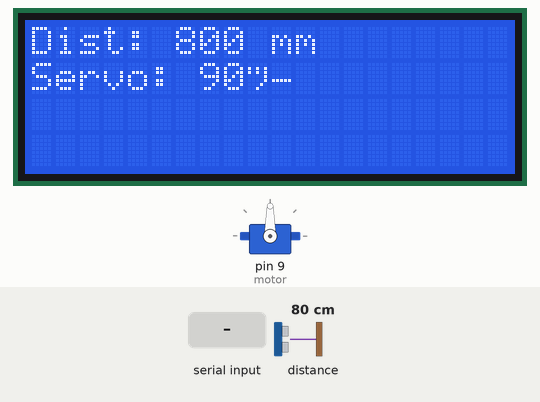
Recording of a sketch running on a simulated Arduino Uno, built with avr-gcc and run on an emulated ATmega328P. Parts: 20×4 character LCD, servo. The inputs (shaded band) are chosen by the test bench; at power-on: distance to the obstacle 80 cm. What the sketch prints to the serial monitor is not drawn.

Above: at 1.2 s.
1.3 s: "30,150\n" received over Serial
At 2.5 s:
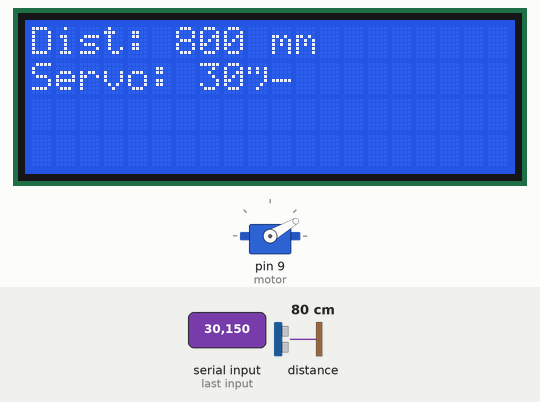
2.8 s: "5\n" received over Serial
At 3.3 s:
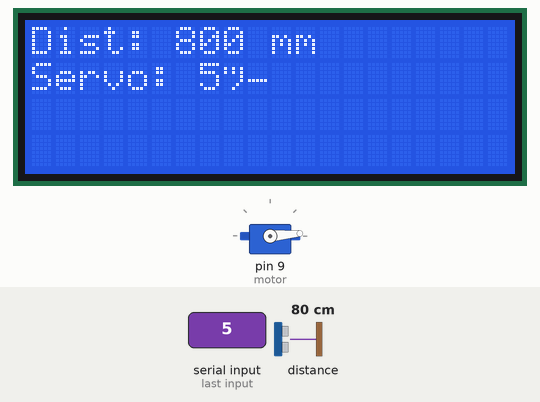
4.3 s: distance to the obstacle set to 2 cm
At 5.5 s:
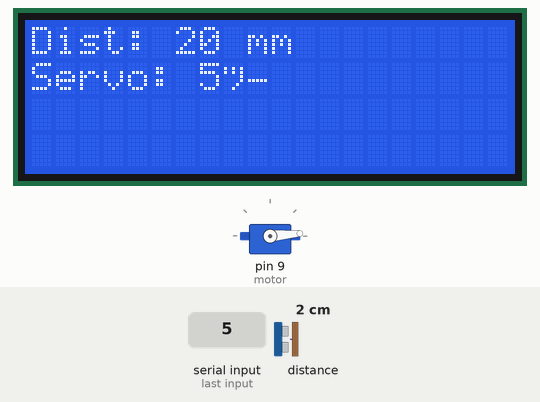
5.8 s: distance to the obstacle set to 4 cm
At 6.9 s:
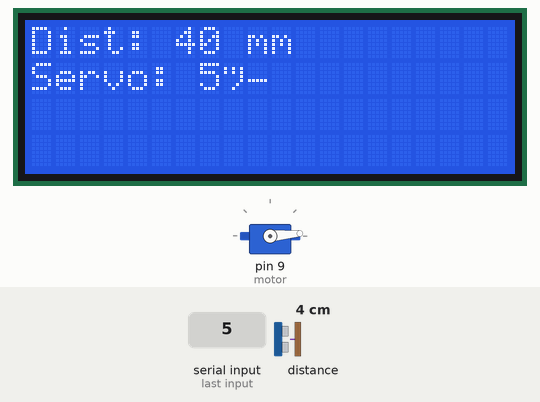
7.4 s: distance to the obstacle set to 9 cm
At 8.1 s:
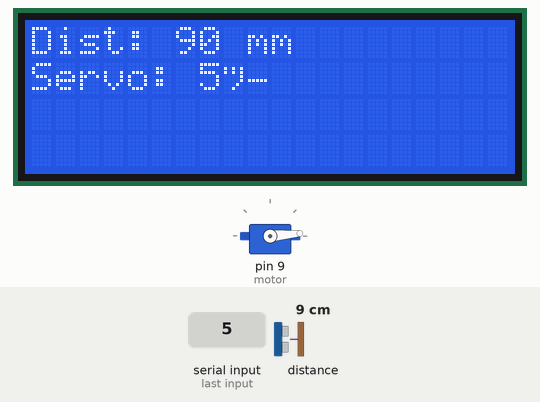
Timing chart, 0 to 9.9 s (numbered marks = the images above; inputs shaded):
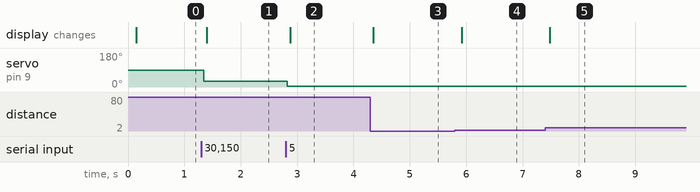

The sketch:

esclavo.ino
```cpp
#include <Wire.h>
#include <Servo.h>
#include <LiquidCrystal_I2C.h>
#include "Adafruit_VL53L1X.h"

#define IRQ_PIN 2
#define XSHUT_PIN 3

Adafruit_VL53L1X vl53 = Adafruit_VL53L1X(XSHUT_PIN, IRQ_PIN);
LiquidCrystal_I2C lcd(0x27, 20, 4);
Servo motor;

String input = "";
int angulo = 90;

void setup() {
  Serial.begin(115200);
  Wire.begin();

  lcd.init();
  lcd.backlight();
  lcd.setCursor(0, 0);
  lcd.print("Iniciando...");

  if (!vl53.begin(0x29, &Wire)) {
    lcd.setCursor(0, 1);
    lcd.print("Fallo sensor VL53");
    while (1);
  }

  vl53.setTimingBudget(50);
  if (!vl53.startRanging()) {
    lcd.setCursor(0, 1);
    lcd.print("Fallo en Ranging");
    while (1);
  }

  motor.attach(9);
  motor.write(angulo);

  lcd.clear();
  lcd.setCursor(0, 0);
  lcd.print("Sistema listo");
}

void loop() {
  // Leer ángulo desde MATLAB
  while (Serial.available()) {
    char c = Serial.read();
    if (c == '\n') {
      int val = input.toInt();
      if (val >= 0 && val <= 180) {
        angulo = val;
        motor.write(angulo);
      }
      input = "";
    } else {
      input += c;
    }
  }

  // Leer distancia
  if (vl53.dataReady()) {
    int dist = vl53.distance(); // mm

    if (dist != -1) {
      // Enviar distancia y ángulo como una sola línea
      Serial.println(String(dist) + "," + String(angulo));

      // Mostrar en LCD
      lcd.setCursor(0, 0);
      lcd.print("Dist: ");
      lcd.print(dist);
      lcd.print(" mm   ");

      lcd.setCursor(0, 1);
      lcd.print("Servo: ");
      lcd.print(angulo);
      lcd.print("°     ");
    }

    vl53.clearInterrupt();
  }

  delay(50);
}
```

Measured:
- after the input at 1.3 s, servo on pin 9 (motor): 90° → 30° at once; the display: changes after 0.10 s (image 1)
- after the input at 2.8 s, servo on pin 9 (motor): 30° → 5° at once; the display: changes after 0.08 s (image 2)
- after the input at 4.3 s, the display: changes after 0.05 s (image 3)
- after the input at 5.8 s, the display: changes after 0.12 s (image 4)
- after the input at 7.4 s, the display: changes after 0.08 s (image 5)
